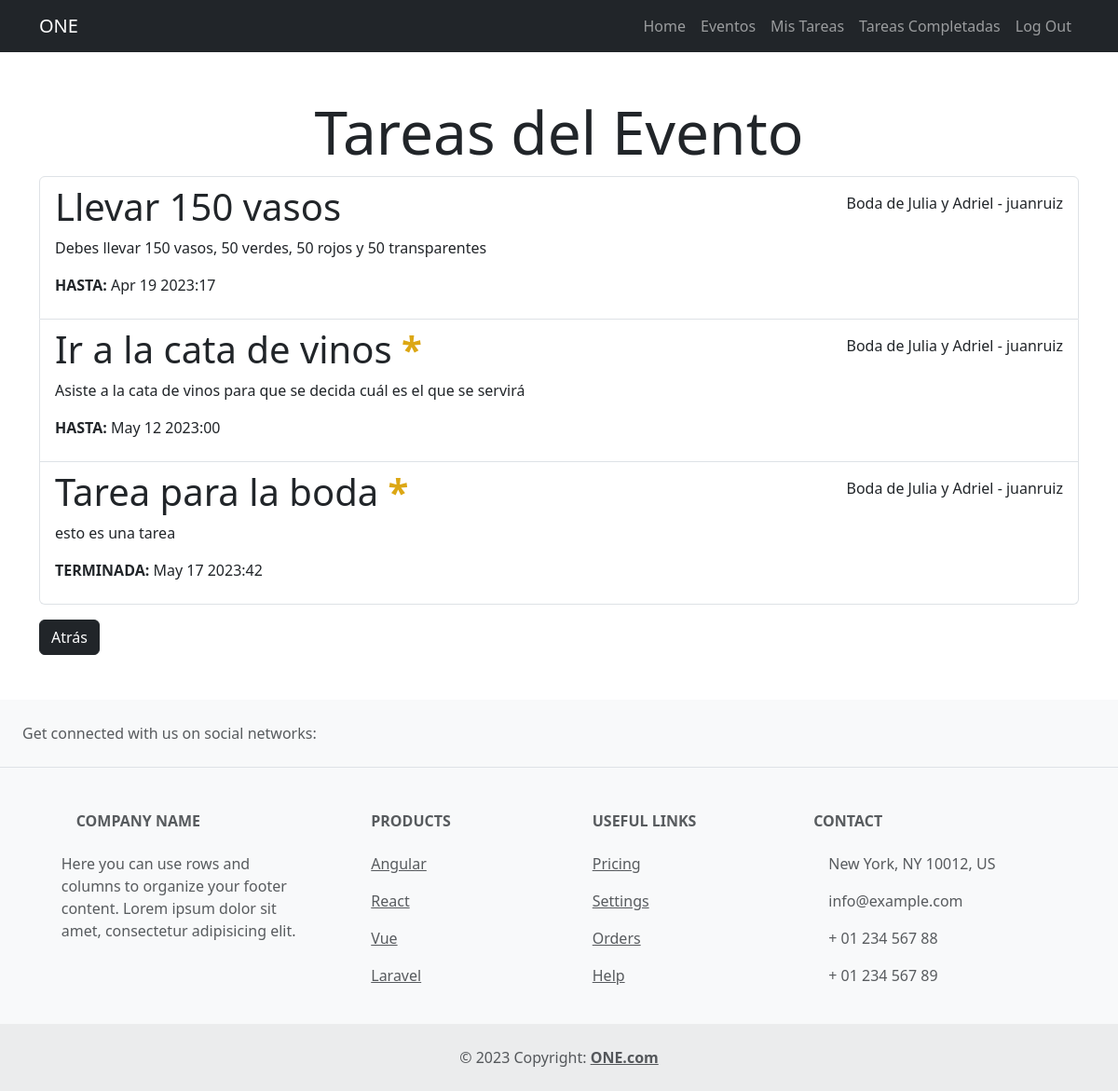
The app's page /eventos/14/tasks/ (signed in), older data.
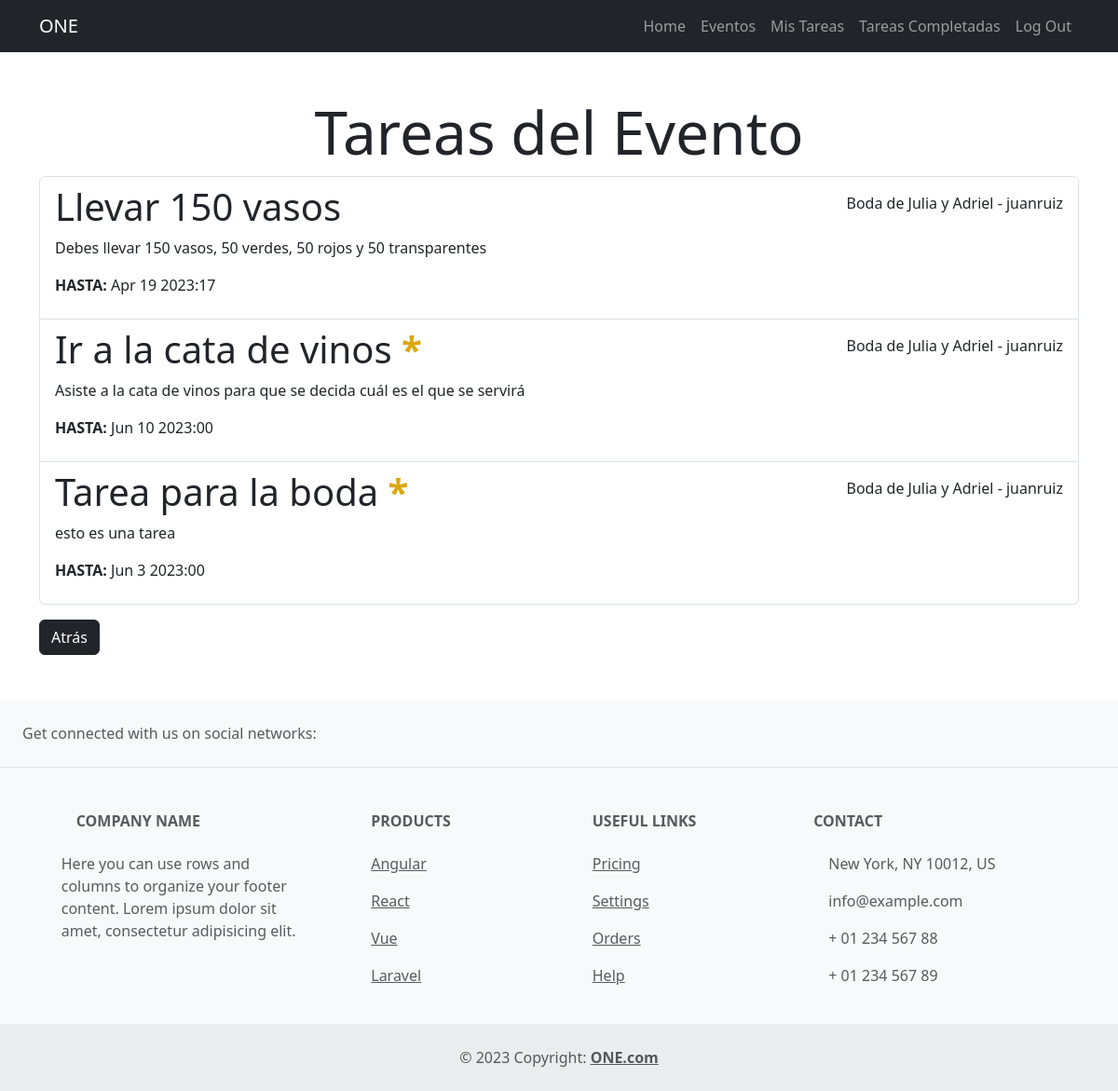
The same page, newer data.
### tasks/models.py (models this page shows, shortened)
class Task(models.Model):
    title = models.CharField(max_length=80)
    descripcion = models.TextField(blank=True)
    fechaCreacion = models.DateTimeField(auto_now_add=True)
    fechaLim= models.DateTimeField(null = True, blank = True)
    fechaTer= models.DateTimeField(null = True, blank = True)
    importante = models.BooleanField(default=False)
    user = models.ForeignKey(User, on_delete=models.CASCADE)
    evento = models.ForeignKey(Evento, blank=True , on_delete=models.CASCADE)
    asignado_a = models.ForeignKey(User, null=True, blank=True, related_name='tasks_assigned', on_delete=models.SET_NULL)

### event/models.py (models this page shows, shortened)
class Evento(models.Model):
    nombre = models.CharField(max_length=80)
    descripcion = models.TextField(blank=True)
    fechaCreacion = models.DateTimeField(auto_now_add=True)
    fecha= models.DateField(null = True, blank = True)
    ubicacion = models.CharField(max_length=200)
    user = models.ForeignKey(User, on_delete=models.CASCADE)

### event/views.py (the view)
# urls.py: path('eventos/<int:evento_id>/tasks/', task_por_evento, name = 'task_por_evento'),
@login_required
def task_por_evento(request, evento_id):
    eventos = Evento.objects.get(id=evento_id)
    tasks = Task.objects.filter(evento=eventos)
    return render(request, 'tareas_evento.html', {'tasks': tasks, 'eventos': eventos})

### event/templates/tareas_evento.html (shortened to what this page needs)
{% extends 'base.html' %}
{% block content%}
<main class="container">
    <div class="row">
        <div class="col-md-12">
            <h1 class="mt-5 text-center display-3">Tareas del Evento</h1>
            <ul class="list-group">
                {% for task in tasks %}
                <a href="{% url 'task_detail' task.id %}" class="list-group-item">
                    <header class="d-flex justify-content-between">
                        {% if task.importante %}
                            <h1 class="fw-bold-3"> {{task.title}} <strong style="color: rgb(220, 167, 20);">*</strong></strong></h1>
                        {% else %}
                            <h1 class="fw-bold-3"> {{task.title}}</h1>
                        {% endif %}
                        <p class="mt-2"> {{task.evento.nombre}} - {{task.user.username}} </p>
                    </header>
                    <p> {{task.descripcion}} </p>
                    {% if task.fechaTer == null %}
                        <p> <strong> HASTA: </strong>{{task.fechaLim|date:'M j Y:i'}} </p>
                    {% else %}
                        <p> <strong>TERMINADA:</strong> {{task.fechaTer|date:'M j Y:i'}} </p>
                    {% endif %}
                </a>
                {% endfor %}
            </ul>
            {% if '/eventos-completos/' not in request.path %}
                <form action="{% url 'eventos' %}"  method="POST">
                    <button class="btn btn-dark mt-3 mb-5" >Atrás</button>
                </form>
            {% endif %}
        </div>
    </div>
</main>
{% endblock %}

Row changes from the older to the newer data that the page shows:
changed Task "Ir a la cata de vinos": fechaLim "May 12 2023:00" → "Jun 10 2023:00"
changed Task "Tarea para la boda": fechaLim (not shown) → "Jun 3 2023:00"; fechaTer "May 17 2023:42" → (not shown); fechaTer "TERMINADA:" → "HASTA:"
